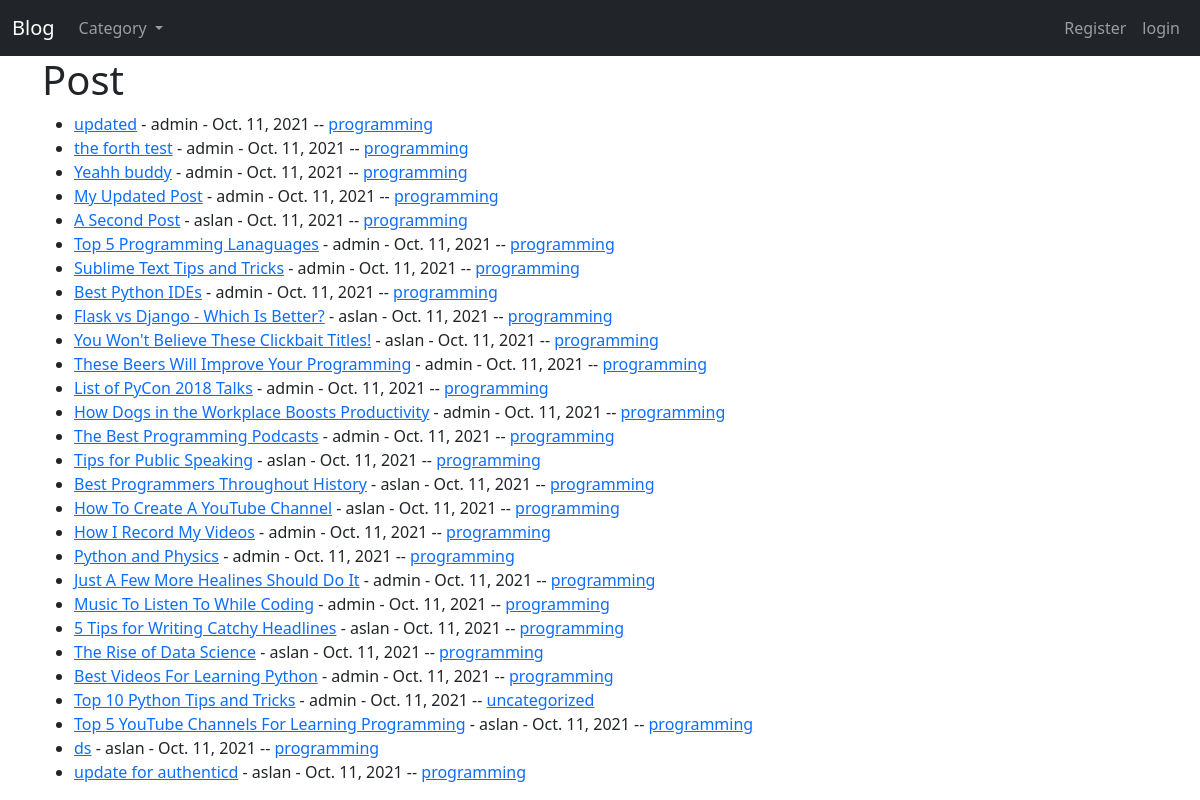
The page / on the database its author committed.
### myblog/models.py (models this page shows, shortened)
class Post(models.Model):
    title = models.CharField(max_length=255)
    header_image = models.ImageField(null=True, blank=True, upload_to='images/')
    title_tag = models.CharField(max_length=255, default='blogpost')
    author = models.ForeignKey(User, on_delete=models.CASCADE)
    body = RichTextField(blank=True, null=True)
    post_date = models.DateField(auto_now_add=True)
    category = models.CharField(max_length=250, default='uncategorized')
    snippet = models.CharField(max_length=250)
    likes = models.ManyToManyField(User, related_name='blog_post')

### myblog/views.py (the view)
# urls.py: path('', HomeView.as_view(), name='home'),
class HomeView(ListView):
    model = Post
    template_name = 'myblog/home.html'
    ordering = ['-post_date']
    def get_context_data(self, *args, **kwargs):
        cat_menu = Category.objects.all()
        context = super(HomeView, self).get_context_data(*args, **kwargs)
        context['cat_menu'] = cat_menu
        return context

### myblog/models.py (called while the page is built)
    def __str__(self):
        return self.name

### myblog/templates/myblog/home.html (shortened to what this page needs)
{% extends 'myblog/base.html' %}
  {% block content%}
  <h1>Post</h1>
<ul>
{% for post in object_list %}
    <li> <a href="{% url 'detail' post.pk %}">{{post.title}}</a> - {{post.author}} - {{post.post_date}} --
        <a href="{% url 'category' post.category|slugify%}">{{post.category}}</a> <br>
   </li>
{% endfor %}
    </ul>
  {% endblock content%}

### rows shown on the page
Post: title "updated", author "admin", post_date "Oct. 11, 2021", category "programming"
Post: title "the forth test", author "admin", post_date "Oct. 11, 2021", category "programming"
Post: title "Yeahh buddy", author "admin", post_date "Oct. 11, 2021", category "programming"
Post: title "My Updated Post", author "admin", post_date "Oct. 11, 2021", category "programming"
Post: title "A Second Post", author "aslan", post_date "Oct. 11, 2021", category "programming"
Post: title "Top 5 Programming Lanaguages", author "admin", post_date "Oct. 11, 2021", category "programming"
Post: title "Sublime Text Tips and Tricks", author "admin", post_date "Oct. 11, 2021", category "programming"
Post: title "Best Python IDEs", author "admin", post_date "Oct. 11, 2021", category "programming"
Post: title "Flask vs Django - Which Is Better?", author "aslan", post_date "Oct. 11, 2021", category "programming"
Post: title "You Won't Believe These Clickbait Titles!", author "aslan", post_date "Oct. 11, 2021", category "programming"
Post: title "These Beers Will Improve Your Programming", author "admin", post_date "Oct. 11, 2021", category "programming"
Post: title "List of PyCon 2018 Talks", author "admin", post_date "Oct. 11, 2021", category "programming"
Post: title "How Dogs in the Workplace Boosts Productivity", author "admin", post_date "Oct. 11, 2021", category "programming"
Post: title "The Best Programming Podcasts", author "admin", post_date "Oct. 11, 2021", category "programming"
Post: title "Tips for Public Speaking", author "aslan", post_date "Oct. 11, 2021", category "programming"
Post: title "Best Programmers Throughout History", author "aslan", post_date "Oct. 11, 2021", category "programming"
Post: title "How To Create A YouTube Channel", author "aslan", post_date "Oct. 11, 2021", category "programming"
Post: title "How I Record My Videos", author "admin", post_date "Oct. 11, 2021", category "programming"
Post: title "Python and Physics", author "admin", post_date "Oct. 11, 2021", category "programming"
Post: title "Just A Few More Healines Should Do It", author "admin", post_date "Oct. 11, 2021", category "programming"
Post: title "Music To Listen To While Coding", author "admin", post_date "Oct. 11, 2021", category "programming"
Post: title "5 Tips for Writing Catchy Headlines", author "aslan", post_date "Oct. 11, 2021", category "programming"
Post: title "The Rise of Data Science", author "aslan", post_date "Oct. 11, 2021", category "programming"
Post: title "Best Videos For Learning Python", author "admin", post_date "Oct. 11, 2021", category "programming"
Post: title "Top 10 Python Tips and Tricks", author "admin", post_date "Oct. 11, 2021", category "uncategorized"
Post: title "Top 5 YouTube Channels For Learning Programming", author "aslan", post_date "Oct. 11, 2021", category "programming"
Post: title "ds", author "aslan", post_date "Oct. 11, 2021", category "programming"
Post: title "update for authenticd", author "aslan", post_date "Oct. 11, 2021", category "programming"
